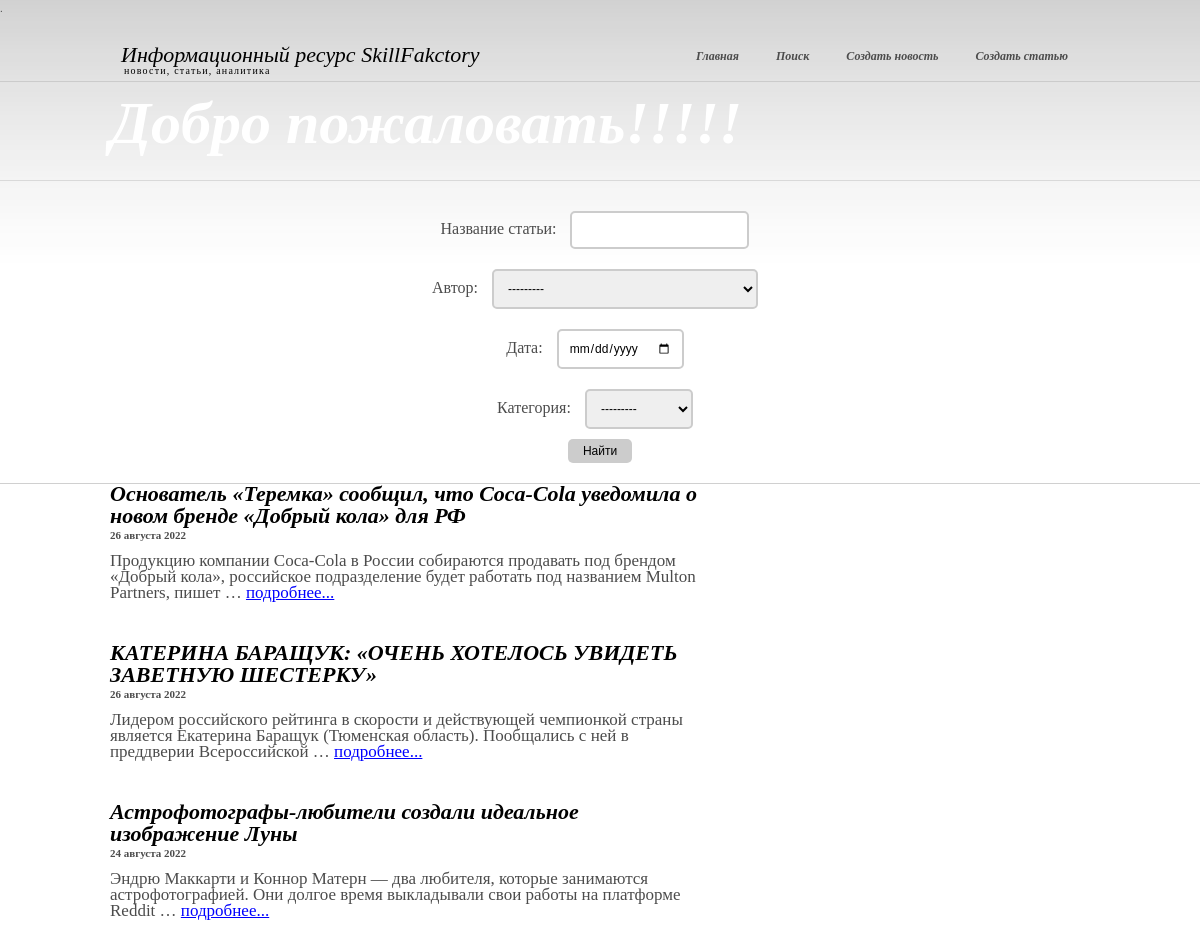
Before: /home/search (upper part) with the older database file.
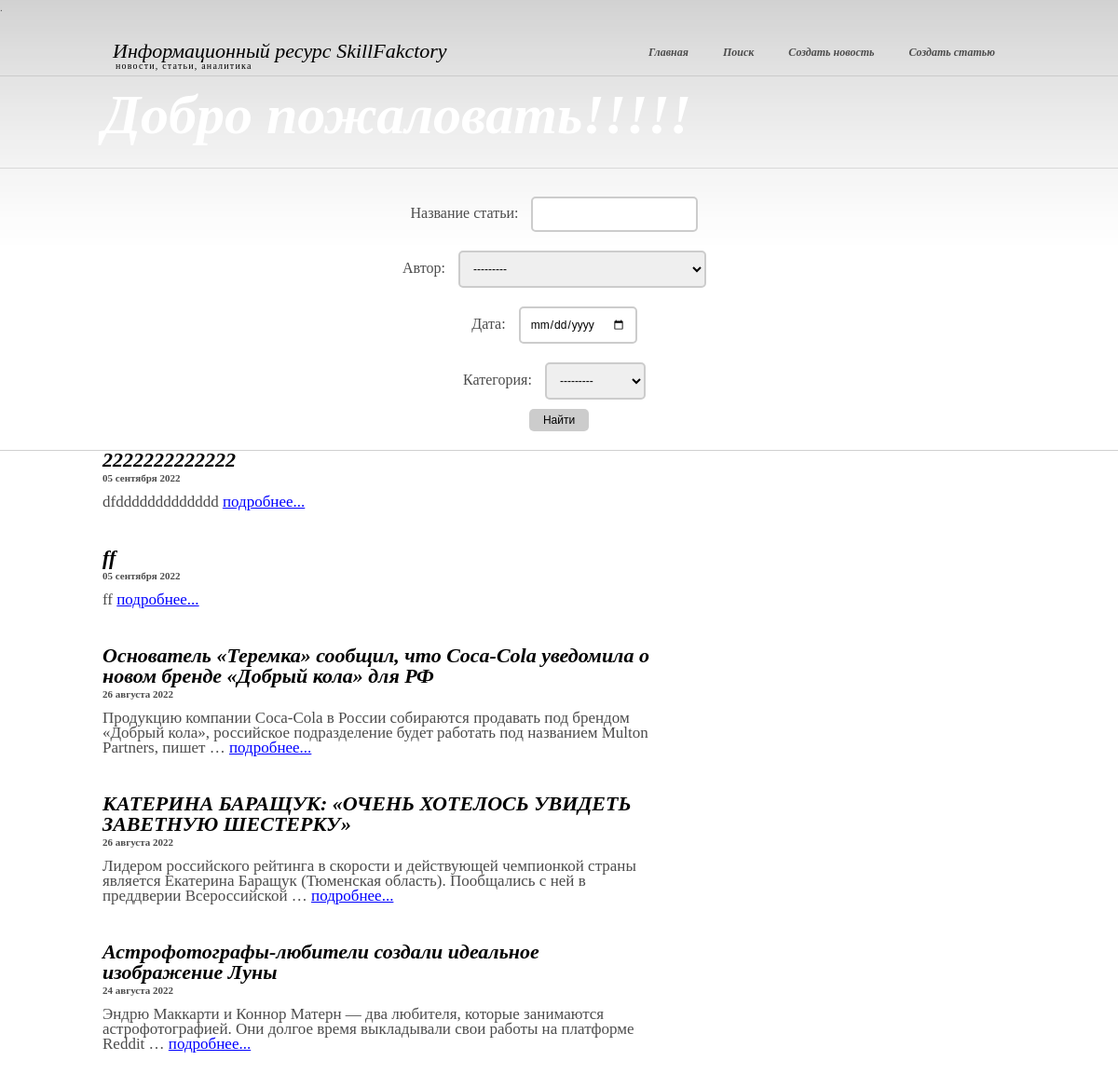
After: the same page with the newer database file.
### news/models.py (models this page shows, shortened)
class Post(models.Model):
    head_article = models.CharField(max_length=255)  # post`s name
    text_post = models.TextField()  # text
    date = models.DateTimeField(auto_now_add = True)  # date of the post will be added
    type_post = models.CharField(max_length = 20, choices = POSITIONS, default = 'news')  # post`s type : news or article
    sum_rank = models.IntegerField(default = 0)
    id_author = models.ForeignKey('Author', on_delete = models.CASCADE)  # onetomany relation to the table "Author"
    category = models.ManyToManyField('Category', through = PostCategory)  # manytomany relation to the table "Category"

### news/views.py (the view)
class NewsFilter(ListView):
    model = Post
    template_name = 'search.html'
    context_object_name = 'news'
    ordering = '-date'
    def get_queryset(self):
        queryset = super().get_queryset()
        self.filter = news_filter(self.request.GET, queryset)
        return self.filter.qs
    def get_context_data(self, **kwargs):
        context = super().get_context_data(**kwargs)
        context['filter'] = news_filter(self.request.GET, self.queryset)
        return context

### news/models.py (called while the page is built)
    def __str__(self):
        return f'{self.name}'

    def __str__(self):
        return f'{self.full_name}'

### news/templatetags/custom_filters.py (called while the page is built)
@register.filter()
def censor(value):
    if isinstance(value, str):
        a = ['хрен', 'редиска', 'тыква']
        for i in a:
            b = ' '+i[0]+'*' * (len(i)-1)+' '
            value = value.replace(i, b)
    return value

### templates/search.html (shortened to what this page needs)
{% extends 'flatpages/default.html' %}
{% load custom_filters%}
{% block search %}
    <form action="" method="get">
        {{ filter.form.as_p }}
        <input type="submit" value="Найти">
    </form>
{% endblock search %}
{% block content %}
{% for i in news %}
    <div class="col">
       <div class="post">
           <h3>{{ i.head_article| censor}}</h3>
            <h4>{{ i.date|date:'d E Y' }}</h4>
            <p>{{ i.text_post|truncatewords:20| censor }}
            <a href="{{ i.id }}">подробнее...</a></p>
      </div>
    </div>
{% endfor %}
{% endblock content %}

Changed rows visible on the page:
added Post: head_article|censor "2222222222222", date "05 сентября 2022", text_post|censor "dfddddddddddddd"
added Post: head_article|censor "ff", date "05 сентября 2022", text_post|censor "ff"
